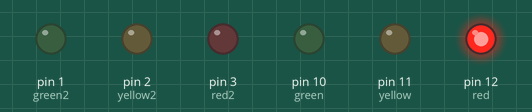
Simulated run of this sketch. Board: Arduino Uno, built with avr-gcc and run on an emulated ATmega328P. On the bench: output pins drawn as LEDs (lit = HIGH).

Above: at 0.5 s.
At 2.5 s:
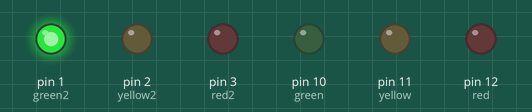
At 4.5 s:
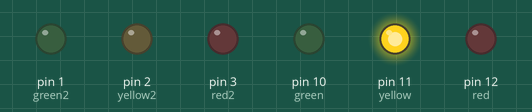
At 8.5 s:
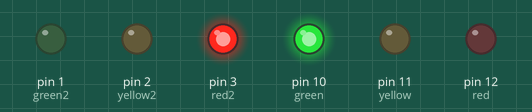
At 12.5 s:
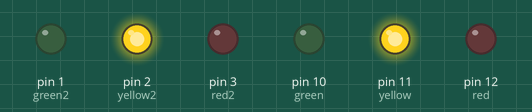
At 17.5 s:
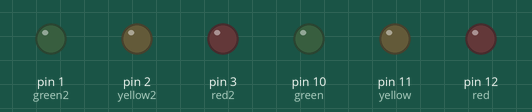
Timing chart, 0 to 18.2 s (numbered marks = the images above):
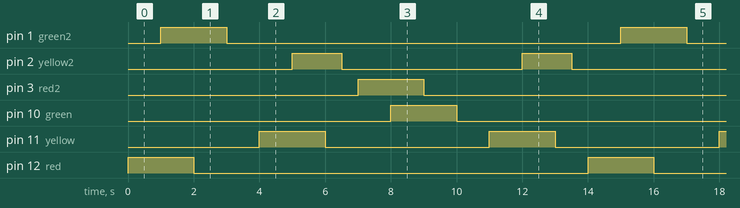

The sketch:

queenter_s_traffic_lights1.ino
```cpp
// c++
//
int red = 12;
int red2 = 3;
int yellow = 11;
int yellow2 =2;
int green =10;
int green2 = 1;
void setup()
{
  pinMode(red, OUTPUT);
  pinMode(red2, OUTPUT);
  pinMode(yellow, OUTPUT);
  pinMode(yellow2, OUTPUT);
  pinMode(green, OUTPUT);
  pinMode(green2, OUTPUT);
}


void loop()
{
digitalWrite(red,HIGH);
delay(1000);
digitalWrite(green2, HIGH);
delay(1000);
digitalWrite(red, LOW);
delay(1000);
digitalWrite(green2, LOW);
delay(1000);
digitalWrite(yellow, HIGH);
delay(1000);
digitalWrite(yellow2, HIGH);
delay(1000);
digitalWrite(yellow, LOW);
delay(500);
digitalWrite(yellow2, LOW);
delay(500);
digitalWrite(red2,HIGH);
delay(1000);
digitalWrite(green, HIGH);
delay(1000);
digitalWrite(red2, LOW);
delay(1000);
digitalWrite(green, LOW);
delay(1000);
digitalWrite(yellow, HIGH);
delay(1000);
digitalWrite(yellow2, HIGH);
delay(1000);
 digitalWrite(yellow, LOW);
delay(500);
digitalWrite(yellow2, LOW);
delay(500);

}  
```

Measured:
- by itself, pin 1 (green2), pin 3 (red2), pin 10 (green), pin 12 (red): alternates HIGH for 2.0 s and LOW for 12.0 s
- by itself, pin 2 (yellow2): alternates HIGH for 1.5 s and LOW for 5.5 s
- by itself, pin 11 (yellow): alternates HIGH for 2.0 s and LOW for 5.0 s
